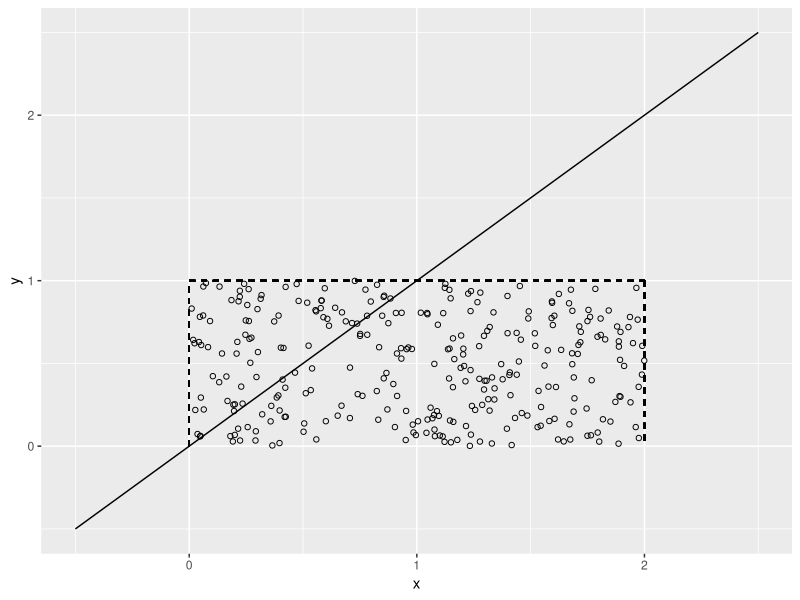

Here is the R script that generated this plot: (Note: this script raises an error after producing the figure.)
# beginning with rnorm function 



rnorm(5) # 5 numbers with a mean of 0, sd of 1

# FINDING THE PROBAILITY INSTEAD OF RANDOM
pnorm(5, 4, 2) # less than 5, mean 4, sd 2 
# 5 is q = want to evaluate this 

# quantile function
qnorm(0.975) # p = 0.975, mean = 0, sd = 1 (as is default)
# inverse of pnorm

# SAMPLING FROM COMPLEX DISTRIBUTIONS
# Accept reject algorithim 

# generating 
triangle <- 
  function(x) {
    ifelse(( 0 < x ) + (x < 1), x, # if x is between 0 and 1, return to x 
    ifelse ((1 <= x) + (x < 2), 2 - x, 0)) # if x is between 1 and 2, return to 2 - x 
  } # if x is less than or equal to 2, return to 0 

# testing the code 
print(triangle(6))


triangle_frame <- 
  data.frame(x = seq(-0.5, 2.5, by = 0.01),
             # generates sequences from -0.5 to 2.5, step size is 0.01
                               y = triangle(seq(-0.5, 2.5, by = 0.01)),
             # Y ( generates sequences from -0.5 to 2.5, step size is 0.01)
             # this is from the triangle data!! 
                               x_sample = runif(301, 0, 2),
# X (generates uniform distribution, 301 values, min = 0, max = 2 )
                               y_sample = runif(301, 0, 1))
# Y (generates uniform distribution, 301 values, min 0, max = 1)


# loading ggplot package to visualise this simulation 
library(ggplot2)

# to plot? 
triangle_plot <- 
ggplot(triangle_frame, aes(x = x, y = y)) +
# first line of ggplot code: give generated data, then x and y within the generated data
# x = seq(-0.5, 2.5, by = 0.01)
# y = y = triangle(seq(-0.5, 2.5, by = 0.01))
# difference between x ans y? 
  geom_line() + xlab ("x") + ylab ("y") +
  geom_segment(aes(x = 0,  y = 0, xend = 0, yend = 1), linetype = "dashed") +
  geom_segment(aes(x = 0, y = 1, xend = 2, yend = 1), linetype = "dashed") + 
  geom_segment(aes(x = 2, y = 1, xend = 2, yend = 0), linetype = "dashed") + 
  geom_point(aes(x = x_sample, y = y_sample), shape = 1)

triangle_plot

# not so much a 'triangle' 

# probaility density function
# accept - reject 
accept_reject <- function(fx, n = 100) { 
  # probaility density function, 100 times 
  x = numeric(n) # value of x, no data yet here though
  count = 0 # count will have value of 0 - count: counter 
while(count < n) {  # count of 0 < n - while = loop syntax 
  temp <-  runif(1, 0, 2) 
  # labelling temp as a generated single value of a random uniform distribution with a min = 0 , max = 2
  y <- runif(1,0,2)
  # labelling y as a generated single value of a random uniform distribution with a min = 0 , max = 2
  if (y < fx(temp)) { # if function, is y less than function fx and temp (runif 1,0,2)
    count = count + 1 # the return for above functiuon - if y is less than ... then count + 1 instead 
    x[count] <- temp # temp value in x 
  } } 
  
  return(x)
  }

# testing out simulated code 

accept_reject(2)
# could not find function fx? 
